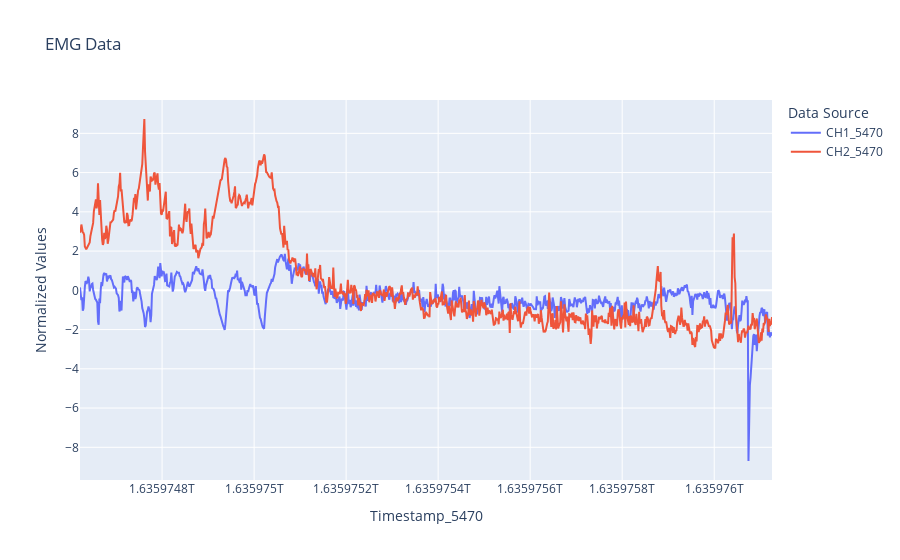

Notebook code for this chart:
### Code cell
right.preprocess()
right.figure().show()

### Figure 1 — Plotly figure (JSON) as saved in the notebook; plotly's stock layout.template omitted (floating-point values rounded to 4 significant figures; data arrays with more than 128 entries replaced by an {"elided": "..."} marker saying what was removed)
{"data": [{"name": "CH1_5470", "type": "scatter", "x": {"elided": "1001 float values"}, "y": {"elided": "1001 float values"}}, {"name": "CH2_5470", "type": "scatter", "x": {"elided": "1001 float values"}, "y": {"elided": "1001 float values"}}], "layout": {"legend": {"title": {"text": "Data Source"}}, "title": {"text": "EMG Data"}, "xaxis": {"title": {"text": "Timestamp_5470"}}, "yaxis": {"title": {"text": "Normalized Values"}}}}
